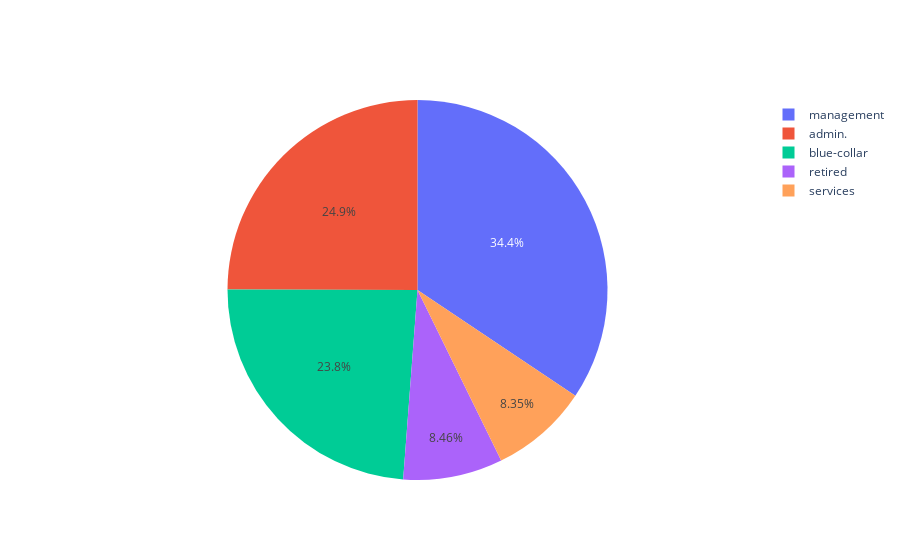

The notebook cell this image was saved under:
### Code cell
import plotly.graph_objects as go

labels = list(df['JOB'])
values = list(new_df['DURATION'])

fig = go.Figure(data=[go.Pie(labels=labels, values=values)])
fig.show()

### Figure 1 — Plotly figure (JSON) as saved in the notebook; plotly's stock layout.template omitted (floating-point values rounded to 4 significant figures; data arrays with more than 128 entries replaced by an {"elided": "..."} marker saying what was removed)
{"data": [{"labels": {"elided": "45210 str values"}, "type": "pie", "values": [246.9, 262.9, 256.3, 245.8, 254.0, 287.4, 268.2, 259.3, 246.7, 252.9, 288.5, 237.6]}], "layout": {"autosize": true}}
